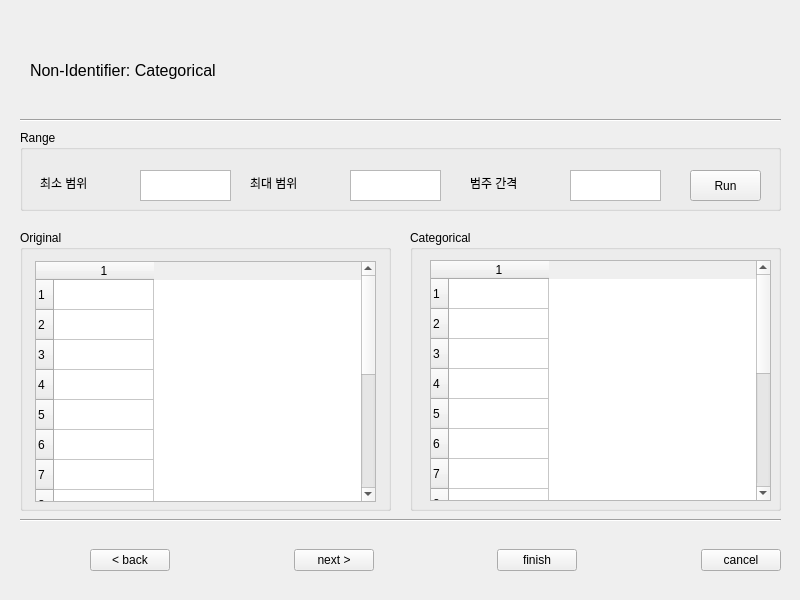
<?xml version="1.0" encoding="UTF-8"?>
<ui version="4.0">
 <class>Import Data</class>
 <widget class="QMainWindow" name="Import Data">
  <property name="geometry">
   <rect>
    <x>0</x>
    <y>0</y>
    <width>800</width>
    <height>600</height>
   </rect>
  </property>
  <property name="windowTitle">
   <string>MainWindow</string>
  </property>
  <widget class="QWidget" name="centralwidget">
   <widget class="QGroupBox" name="arrBox">
    <property name="geometry">
     <rect>
      <x>20</x>
      <y>130</y>
      <width>761</width>
      <height>81</height>
     </rect>
    </property>
    <property name="title">
     <string>Range</string>
    </property>
    <widget class="QLabel" name="label_1">
     <property name="geometry">
      <rect>
       <x>20</x>
       <y>40</y>
       <width>91</width>
       <height>25</height>
      </rect>
     </property>
     <property name="text">
      <string>최소 범위</string>
     </property>
    </widget>
    <widget class="QTextEdit" name="minText">
     <property name="geometry">
      <rect>
       <x>120</x>
       <y>40</y>
       <width>91</width>
       <height>31</height>
      </rect>
     </property>
    </widget>
    <widget class="QLabel" name="label_2">
     <property name="geometry">
      <rect>
       <x>230</x>
       <y>40</y>
       <width>91</width>
       <height>25</height>
      </rect>
     </property>
     <property name="text">
      <string>최대 범위</string>
     </property>
    </widget>
    <widget class="QLabel" name="label_3">
     <property name="geometry">
      <rect>
       <x>450</x>
       <y>40</y>
       <width>91</width>
       <height>25</height>
      </rect>
     </property>
     <property name="text">
      <string>범주 간격</string>
     </property>
    </widget>
    <widget class="QTextEdit" name="maxText">
     <property name="geometry">
      <rect>
       <x>330</x>
       <y>40</y>
       <width>91</width>
       <height>31</height>
      </rect>
     </property>
    </widget>
    <widget class="QTextEdit" name="interText">
     <property name="geometry">
      <rect>
       <x>550</x>
       <y>40</y>
       <width>91</width>
       <height>31</height>
      </rect>
     </property>
    </widget>
    <widget class="QPushButton" name="runButton">
     <property name="geometry">
      <rect>
       <x>670</x>
       <y>40</y>
       <width>71</width>
       <height>31</height>
      </rect>
     </property>
     <property name="text">
      <string>Run</string>
     </property>
    </widget>
   </widget>
   <widget class="Line" name="line">
    <property name="geometry">
     <rect>
      <x>20</x>
      <y>510</y>
      <width>761</width>
      <height>20</height>
     </rect>
    </property>
    <property name="orientation">
     <enum>Qt::Horizontal</enum>
    </property>
   </widget>
   <widget class="QWidget" name="horizontalLayoutWidget_2">
    <property name="geometry">
     <rect>
      <x>90</x>
      <y>530</y>
      <width>691</width>
      <height>61</height>
     </rect>
    </property>
    <layout class="QHBoxLayout" name="horizontalLayout_2">
     <item>
      <widget class="QPushButton" name="backButton">
       <property name="text">
        <string>&lt; back</string>
       </property>
      </widget>
     </item>
     <item>
      <spacer name="horizontalSpacer">
       <property name="orientation">
        <enum>Qt::Horizontal</enum>
       </property>
       <property name="sizeHint" stdset="0">
        <size>
         <width>40</width>
         <height>20</height>
        </size>
       </property>
      </spacer>
     </item>
     <item>
      <widget class="QPushButton" name="nextButton">
       <property name="text">
        <string>next &gt;</string>
       </property>
      </widget>
     </item>
     <item>
      <spacer name="horizontalSpacer_5">
       <property name="orientation">
        <enum>Qt::Horizontal</enum>
       </property>
       <property name="sizeHint" stdset="0">
        <size>
         <width>40</width>
         <height>20</height>
        </size>
       </property>
      </spacer>
     </item>
     <item>
      <widget class="QPushButton" name="finishButton">
       <property name="text">
        <string>finish</string>
       </property>
      </widget>
     </item>
     <item>
      <spacer name="horizontalSpacer_3">
       <property name="orientation">
        <enum>Qt::Horizontal</enum>
       </property>
       <property name="sizeHint" stdset="0">
        <size>
         <width>40</width>
         <height>20</height>
        </size>
       </property>
      </spacer>
     </item>
     <item>
      <widget class="QPushButton" name="cancelButton">
       <property name="text">
        <string>cancel</string>
       </property>
      </widget>
     </item>
    </layout>
   </widget>
   <widget class="Line" name="line_2">
    <property name="geometry">
     <rect>
      <x>20</x>
      <y>110</y>
      <width>761</width>
      <height>20</height>
     </rect>
    </property>
    <property name="orientation">
     <enum>Qt::Horizontal</enum>
    </property>
   </widget>
   <widget class="QLabel" name="label">
    <property name="geometry">
     <rect>
      <x>30</x>
      <y>40</y>
      <width>551</width>
      <height>61</height>
     </rect>
    </property>
    <property name="font">
     <font>
      <pointsize>12</pointsize>
     </font>
    </property>
    <property name="text">
     <string>Non-Identifier: Categorical</string>
    </property>
   </widget>
   <widget class="QGroupBox" name="arrBox_2">
    <property name="geometry">
     <rect>
      <x>20</x>
      <y>230</y>
      <width>371</width>
      <height>281</height>
     </rect>
    </property>
    <property name="title">
     <string>Original</string>
    </property>
    <widget class="QTableWidget" name="original">
     <property name="geometry">
      <rect>
       <x>15</x>
       <y>31</y>
       <width>341</width>
       <height>241</height>
      </rect>
     </property>
     <property name="rowCount">
      <number>15</number>
     </property>
     <property name="columnCount">
      <number>1</number>
     </property>
     <row/>
     <row/>
     <row/>
     <row/>
     <row/>
     <row/>
     <row/>
     <row/>
     <row/>
     <row/>
     <row/>
     <row/>
     <row/>
     <row/>
     <row/>
     <column/>
    </widget>
   </widget>
   <widget class="QGroupBox" name="arrBox_3">
    <property name="geometry">
     <rect>
      <x>410</x>
      <y>230</y>
      <width>371</width>
      <height>281</height>
     </rect>
    </property>
    <property name="title">
     <string>Categorical</string>
    </property>
    <widget class="QTableWidget" name="categorical">
     <property name="geometry">
      <rect>
       <x>20</x>
       <y>30</y>
       <width>341</width>
       <height>241</height>
      </rect>
     </property>
     <property name="rowCount">
      <number>15</number>
     </property>
     <property name="columnCount">
      <number>1</number>
     </property>
     <row/>
     <row/>
     <row/>
     <row/>
     <row/>
     <row/>
     <row/>
     <row/>
     <row/>
     <row/>
     <row/>
     <row/>
     <row/>
     <row/>
     <row/>
     <column/>
    </widget>
   </widget>
  </widget>
 </widget>
 <resources/>
 <connections/>
</ui>
